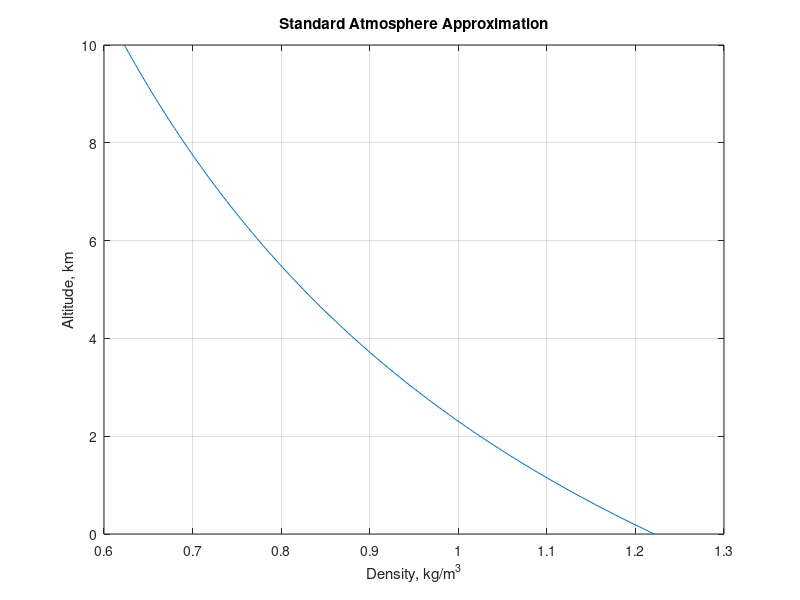
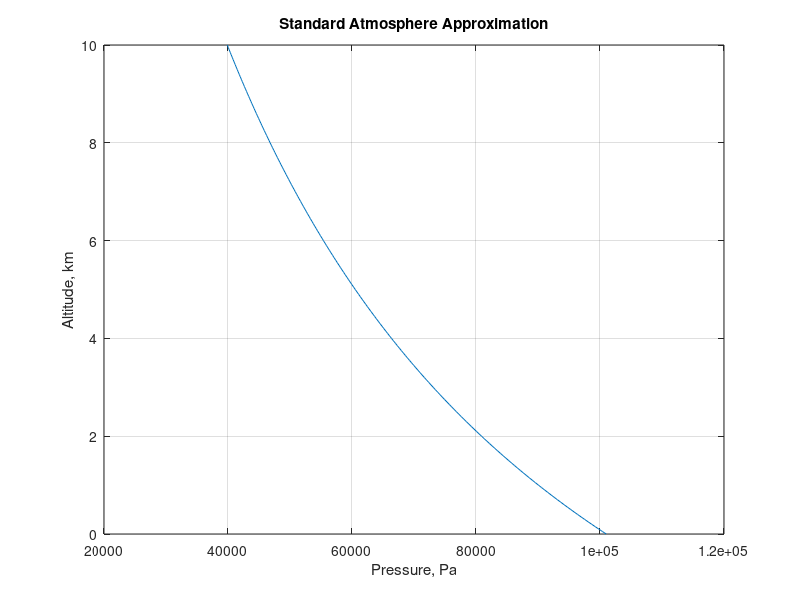

These figures' MATLAB source, in order:
% AAE 333: HW 3 - Problem 2c
%
% This script lots density and pressure as functions of altitude from 0 to
% 10 km
%
% @author Jordan Mayer, mayer15
% @version 2.1.2017

h = 0:0.05:10;    %altitude, km
T = 15 - 65*h/ 10;       %temperature, degress Celsius
p0 = 1.01 * 10^5;       %pressure at sea-level, Pa
R = 287.1;              %ideal gas constant for air, J/(kg*K)
g = 9.81;               %gravitational constant, m/s^2

rho = p0 ./ (R * (T + 273) + g * (h * 1000));  %density, kg/m^3
p = rho * R .* (T + 273);       %pressure, Pa

%plot density vs altitude
figure(1);
plot(rho, h);
xlabel('Density, kg/m^3');
ylabel('Altitude, km');
title('Standard Atmosphere Approximation');
grid on;

%plot pressure vs altitude
figure(2);
plot(p, h);
xlabel('Pressure, Pa');
ylabel('Altitude, km');
title('Standard Atmosphere Approximation');
grid on;

stand_atmo = [h(1) T(1) p(1)*10^(-4) rho(1); h(21) T(21) p(21)*10^(-4) rho(21); h(41) T(41) p(41)*10^(-4) rho(41); h(61) T(61) p(61)*10^(-4) rho(61); h(81) T(81) p(81)*10^(-4) rho(81); h(101) T(101) p(101)*10^(-4) rho(101); h(121) T(121) p(121)*10^(-4) rho(121);h(141) T(141) p(141)*10^(-4) rho(141); h(161) T(161) p(161)*10^(-4) rho(161); h(181) T(181) p(181)*10^(-4) rho(181);h(201) T(201) p(201)*10^(-4) rho(201)]
